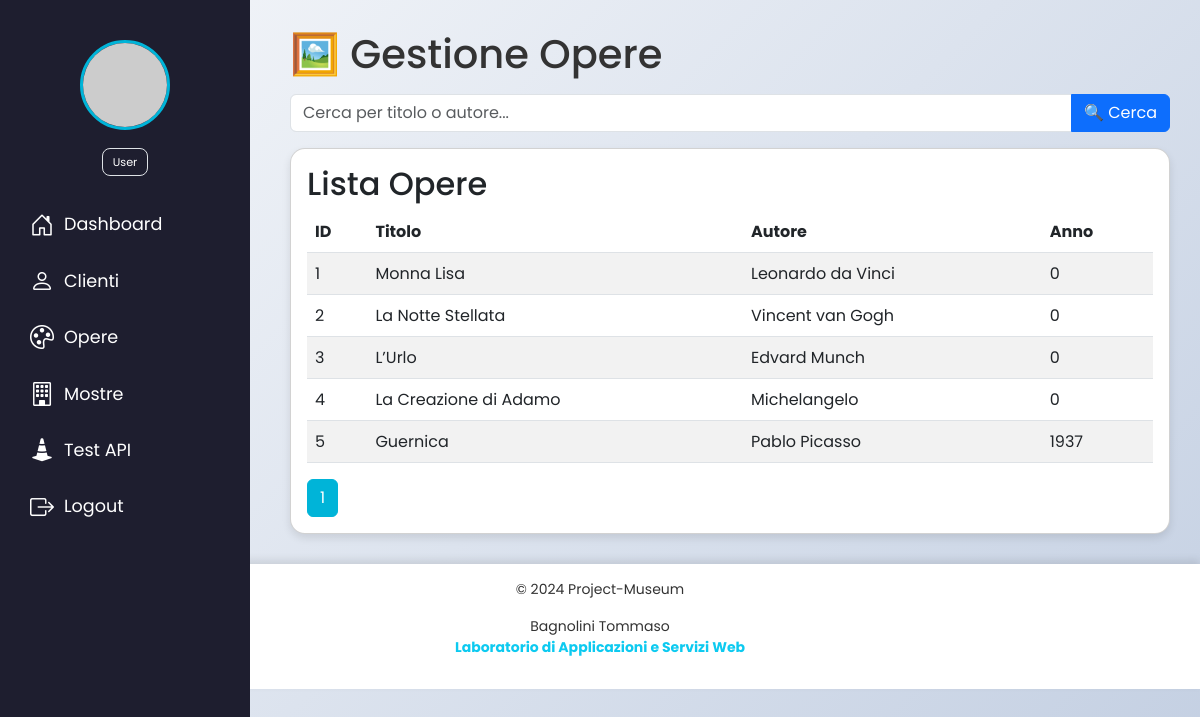
The app's page /azioni/gestione_opere.php (signed in), older data.
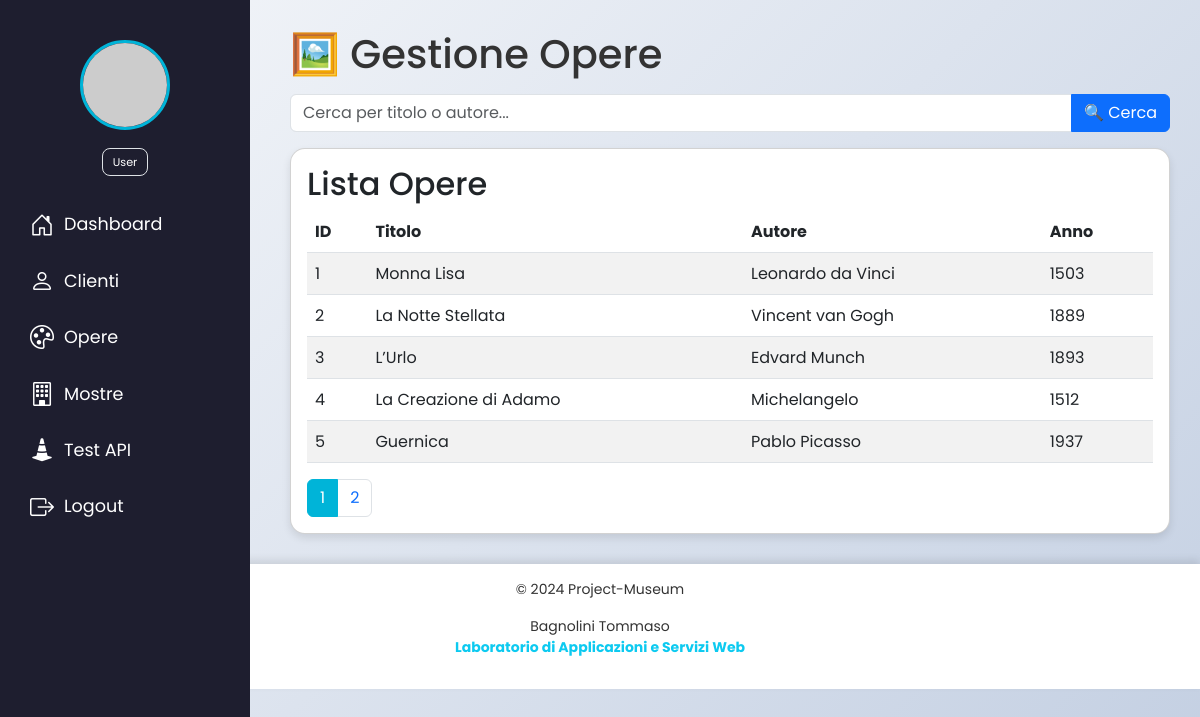
The same page, newer data.
### tables this page shows
CREATE TABLE `opere` (
  `ope_id` int(11) UNSIGNED NOT NULL AUTO_INCREMENT,
  `ope_titolo` varchar(255) NOT NULL,
  `ope_autore` varchar(255) NOT NULL,
  `ope_anno` varchar(4) DEFAULT NULL,
  `ope_descrizione` text DEFAULT NULL,
  PRIMARY KEY (`ope_id`)
);

### config/Database.php (called while the page is built, shortened)
<?php
class Database implements IDatabase {
    private $host = DB_HOST;
    private $user = DB_USER;
    private $pass = DB_PASS;
    private $dbname = DB_NAME;
    private $dbh;
    private $stmt;
    public function __construct($host = null, $user = null, $pass = null, $dbname = null) {
        $this->host = $host ?? $this->host;
        $this->user = $user ?? $this->user;
        $this->pass = $pass ?? $this->pass;
        $this->dbname = $dbname ?? $this->dbname;
        $dsn = "mysql:host={$this->host};dbname={$this->dbname}";
        $opt = [
            PDO::ATTR_PERSISTENT => false,
            PDO::ATTR_ERRMODE => PDO::ERRMODE_EXCEPTION
        ];
        try {
            $this->dbh = new PDO($dsn, $this->user, $this->pass, $opt);
            $this->dbh->exec("SET NAMES 'utf8'");
        } catch (PDOException $e) {
            die("❌ Errore connessione al DB: " . $e->getMessage());
        }
    }
    public function query($sql): void {
        $this->stmt = $this->dbh->prepare($sql);
    }
    public function execute($data = null): bool {
        try {
            return $this->stmt->execute($data);
        } catch (PDOException $e) {
            die("❌ Errore relativo al PDO: " . $e->getMessage());
        }
    }
    public function resultset(): array {
        $this->execute();
        return $this->stmt->fetchAll(PDO::FETCH_ASSOC);
    }
}

### inc/require.php (called while the page is built, shortened)
<?php
$base = __DIR__ . '/../';
require_once $base . 'config/Database.php';
require_once $base . 'classi/Utils.php';
require_once $base . 'classi/Cliente.php';
require_once $base . 'classi/Opera.php';
require_once $base . 'classi/Mostra.php';
require_once $base . 'classi/Utente.php';
try {
    $dbo = new Database();
} catch (Exception $e) {
    exit("❌ Errore di connessione al Database '$dbo->dbname': " . $e->getMessage());
}

### classi/Opera.php (called while the page is built, shortened)
<?php
require_once __DIR__ . '/../inc/require.php';
class Opera
{
    static protected $tabella = 'opere';
    static function getOpere($where = "", $bind = [])
    {
        global $dbo;
        $query = "SELECT * FROM " . self::$tabella . " WHERE 1 $where";
        $dbo->query($query);
        $dbo->execute($bind);
        return $dbo->resultset();
    }
}
?>

### azioni/gestione_opere.php (the view, shortened to what this page needs)
<?php
require_once __DIR__ . '/../inc/require.php';
require_once __DIR__ . '/../inc/head.php';
$limit = 5;
$page = $_GET['page'] ?? 1;
$offset = ($page - 1) * $limit;
$total_opere = count(Opera::getOpere());
$total_pages = ceil($total_opere / $limit);
$search = $_GET['search'] ?? '';
$where = '';
$bind = [];
$opere = Opera::getOpere("$where LIMIT $limit OFFSET $offset", $bind);
?>
<!DOCTYPE html>
<html lang="it">
<body>
    <?php require_once __DIR__ . '/../inc/sidebar.php'; ?>
    <div class="container-custom">
        <div class="dashboard-header">
            <h1>🖼️ Gestione Opere</h1>
        </div>
        <form method="GET" class="my-3">
            <div class="input-group">
                <input type="text" name="search" class="form-control" placeholder="Cerca per titolo o autore..." value="<?= htmlspecialchars($search) ?>">
                <button type="submit" class="btn btn-primary">🔍 Cerca</button>
            </div>
        </form>
        <div class="card card-custom p-3">
            <h2>Lista Opere</h2>
            <table class="table table-striped table-hover">
                <thead>
                    <tr>
                        <th>ID</th><th>Titolo</th><th>Autore</th><th>Anno</th>
                    </tr>
                </thead>
                <tbody>
                    <?php foreach ($opere as $opera): ?>
                        <tr>
                            <td><?= $opera['ope_id'] ?></td>
                            <td><?= htmlspecialchars($opera['ope_titolo']) ?></td>
                            <td><?= htmlspecialchars($opera['ope_autore']) ?></td>
                            <td><?= htmlspecialchars($opera['ope_anno']) ?></td>
                        </tr>
                    <?php endforeach; ?>
                </tbody>
            </table>
            <nav>
                <ul class="pagination mb-0">
                    <?php for ($i = 1; $i <= $total_pages; $i++): ?>
                        <li class="page-item <?= $i == $page ? 'active' : '' ?>">
                            <a class="page-link" href="?page=<?= $i ?>"><?= $i ?></a>
                        </li>
                    <?php endfor; ?>
                </ul>
            </nav>
        </div>
    </div>
    <?php require_once __DIR__ . '/../inc/footer.php'; ?>
</body>
</html>

Row changes from the older to the newer data that the page shows:
changed opere "Monna Lisa": ope_anno "0" → "1503"
changed opere "La Notte Stellata": ope_anno "0" → "1889"
changed opere "L’Urlo": ope_anno "0" → "1893"
changed opere "La Creazione di Adamo": ope_anno "0" → "1512"
Text that changed along with them:
new list line: "2"
